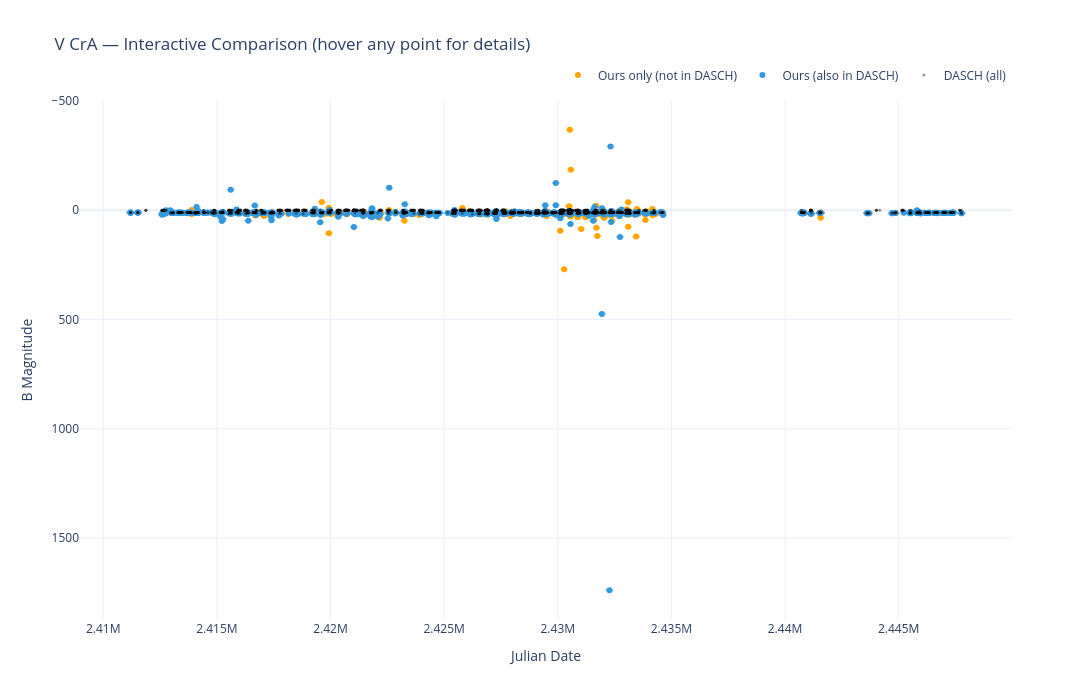

Notebook code for this chart:
### Code cell
# NOTE: Standalone diagnostic cell - interactive light curve with hover
# tooltips showing, for each of our points, whether DASCH also detected
# that same plate and what DASCH measured for it. Needs plotly:
#   pip install plotly
#
# Filters to quality_ok==True rows only (the actual published light curve),
# not the raw unfiltered results - some raw rows have numerically broken
# calibration inversions (magnitudes in the thousands) that never made it
# into the real light curve, and including them would make hover info
# misleading.

from pathlib import Path
import numpy as np
import pandas as pd
import plotly.graph_objects as go

V_CRA_DIR = Path(r"C:\Users\dapur\Downloads\Other\Research\rcb_Star_Dust_Survey\test_CNN\data\V_CrA")

_run_folders = sorted([d for d in V_CRA_DIR.iterdir() if d.is_dir() and d.name.startswith('run_')])
if _run_folders and (_run_folders[-1] / 'vcra_photometry_results.csv').exists():
    RUN_DIR = _run_folders[-1]
elif (V_CRA_DIR / '02_A' / 'vcra_photometry_results.csv').exists():
    RUN_DIR = V_CRA_DIR / '02_A'
else:
    raise FileNotFoundError(f"Couldn't find vcra_photometry_results.csv under {V_CRA_DIR}")
print(f"Using run output folder: {RUN_DIR}")

def extract_exp_id(filename):
    stem = Path(filename).stem
    parts = stem.split('_', 1)
    return parts[1] if len(parts) == 2 else stem

# --- Our results, filtered to what's ACTUALLY in the published light curve ---
results_df = pd.read_csv(RUN_DIR / 'vcra_photometry_results.csv')
our_df = results_df[results_df['quality_ok'] == True].copy()
our_df['exp_id'] = our_df['filename'].apply(extract_exp_id)
print(f"{len(our_df)} quality-passing points (matches the published light curve)")

# --- DASCH side: same exp_id lookup as the earlier comparison cell ---
from daschlab import Session
sess = Session(str(V_CRA_DIR))
sess.select_target("V CrA")
sess.select_refcat("apass")
dlc = sess.lightcurve(0)
exposures = sess.exposures()

exp_id_lookup = {}
for local_id in np.unique(dlc['exp_local_id']):
    if local_id < 0:
        continue
    try:
        exp_id_lookup[int(local_id)] = exposures[int(local_id)].exp_id()
    except Exception:
        continue

dasch_rows = []
for i in range(len(dlc)):
    local_id = int(dlc['exp_local_id'][i])
    exp_id = exp_id_lookup.get(local_id)
    if exp_id is None:
        continue
    mag = dlc['magcal_magdep'][i]
    mag_val = float(getattr(mag, 'value', mag))
    if not np.isfinite(mag_val):
        continue
    dasch_rows.append({'exp_id': exp_id, 'dasch_mag': mag_val})
dasch_df = pd.DataFrame(dasch_rows)
print(f"{len(dasch_df)} DASCH detections available to compare against")

# --- Merge: keep ALL of our points, mark which ones DASCH also has ---
merged = pd.merge(our_df, dasch_df, on='exp_id', how='left')
merged['in_dasch'] = merged['dasch_mag'].notna()
merged['mag_diff'] = merged['target_mag'] - merged['dasch_mag']
print(f"{merged['in_dasch'].sum()} / {len(merged)} of our points also appear in DASCH's own curve")

# --- Build hover text per point ---
def hover_text(row):
    lines = [
        f"<b>{row['filename']}</b>",
        f"JD: {row['jd']:.3f}",
        f"Our magnitude: {row['target_mag']:.3f} ± {row['target_mag_error']:.3f}",
        f"Calibration: {row['calibration_mode']} (RMS={row['rms_scatter']:.3f}, "
        f"n_ref={row['num_reference_stars']})",
        f"Astrometry solved: {row.get('astrometry_solved', 'n/a')}",
    ]
    if row['in_dasch']:
        lines.append(f"<b>In DASCH: YES</b> — DASCH mag: {row['dasch_mag']:.3f}")
        lines.append(f"Difference: {row['mag_diff']:+.3f} mag")
    else:
        lines.append("<b>In DASCH: NO</b> — this plate isn't in DASCH's own light curve")
    return "<br>".join(lines)

merged['hover'] = merged.apply(hover_text, axis=1)

# --- Interactive plot: our points colored by in_dasch, DASCH's own curve overlaid ---
fig = go.Figure()

in_dasch = merged[merged['in_dasch']]
not_in_dasch = merged[~merged['in_dasch']]

fig.add_trace(go.Scatter(
    x=not_in_dasch['jd'], y=not_in_dasch['target_mag'],
    mode='markers', name='Ours only (not in DASCH)',
    marker=dict(color='orange', size=6, symbol='circle'),
    text=not_in_dasch['hover'], hoverinfo='text',
    error_y=dict(type='data', array=not_in_dasch['target_mag_error'], visible=True, color='rgba(255,165,0,0.4)'),
))

fig.add_trace(go.Scatter(
    x=in_dasch['jd'], y=in_dasch['target_mag'],
    mode='markers', name='Ours (also in DASCH)',
    marker=dict(color='#3498db', size=6, symbol='circle'),
    text=in_dasch['hover'], hoverinfo='text',
    error_y=dict(type='data', array=in_dasch['target_mag_error'], visible=True, color='rgba(52,152,219,0.4)'),
))

dasch_hover = [f"<b>DASCH point</b><br>Magnitude: {m:.3f}" for m in dasch_df['dasch_mag']]
# Need JD for DASCH points too - pull from the lightcurve time column directly
dasch_jd_all = np.asarray(dlc['time'].jd)
dasch_mag_all = np.array([float(getattr(m, 'value', m)) for m in dlc['magcal_magdep']])
dasch_good = np.isfinite(dasch_jd_all) & np.isfinite(dasch_mag_all)
fig.add_trace(go.Scatter(
    x=dasch_jd_all[dasch_good], y=dasch_mag_all[dasch_good],
    mode='markers', name='DASCH (all)',
    marker=dict(color='black', size=3, symbol='circle', opacity=0.4),
    hoverinfo='skip',
))

fig.update_layout(
    title='V CrA — Interactive Comparison (hover any point for details)',
    xaxis_title='Julian Date',
    yaxis_title='B Magnitude',
    yaxis=dict(autorange='reversed'),
    hovermode='closest',
    template='plotly_white',
    width=1300, height=700,
    legend=dict(orientation='h', yanchor='bottom', y=1.02, xanchor='right', x=1),
)

out_html = RUN_DIR / 'interactive_comparison.html'
fig.write_html(str(out_html))
print(f"\nSaved interactive plot to {out_html}")

fig.show()

### Figure 1 — Plotly figure (JSON) as saved in the notebook; plotly's stock layout.template omitted (floating-point values rounded to 4 significant figures; data arrays with more than 128 entries replaced by an {"elided": "..."} marker saying what was removed)
{"data": [{"error_y": {"array": {"elided": "286 float values"}, "color": "rgba(255,165,0,0.4)", "type": "data", "visible": true}, "hoverinfo": "text", "marker": {"color": "orange", "size": 6, "symbol": "circle"}, "mode": "markers", "name": "Ours only (not in DASCH)", "text": {"elided": "286 str values"}, "type": "scatter", "x": {"elided": "286 float values"}, "y": {"elided": "286 float values"}}, {"error_y": {"array": {"elided": "1381 float values"}, "color": "rgba(52,152,219,0.4)", "type": "data", "visible": true}, "hoverinfo": "text", "marker": {"color": "#3498db", "size": 6, "symbol": "circle"}, "mode": "markers", "name": "Ours (also in DASCH)", "text": {"elided": "1381 str values"}, "type": "scatter", "x": {"elided": "1381 float values"}, "y": {"elided": "1381 float values"}}, {"hoverinfo": "skip", "marker": {"color": "black", "opacity": 0.4, "size": 3, "symbol": "circle"}, "mode": "markers", "name": "DASCH (all)", "type": "scatter", "x": {"elided": "2846 float values"}, "y": {"elided": "2846 float values"}}], "layout": {"height": 700, "hovermode": "closest", "legend": {"orientation": "h", "x": 1, "xanchor": "right", "y": 1.02, "yanchor": "bottom"}, "title": {"text": "V CrA — Interactive Comparison (hover any point for details)"}, "width": 1300, "xaxis": {"title": {"text": "Julian Date"}}, "yaxis": {"autorange": "reversed", "title": {"text": "B Magnitude"}}}}
